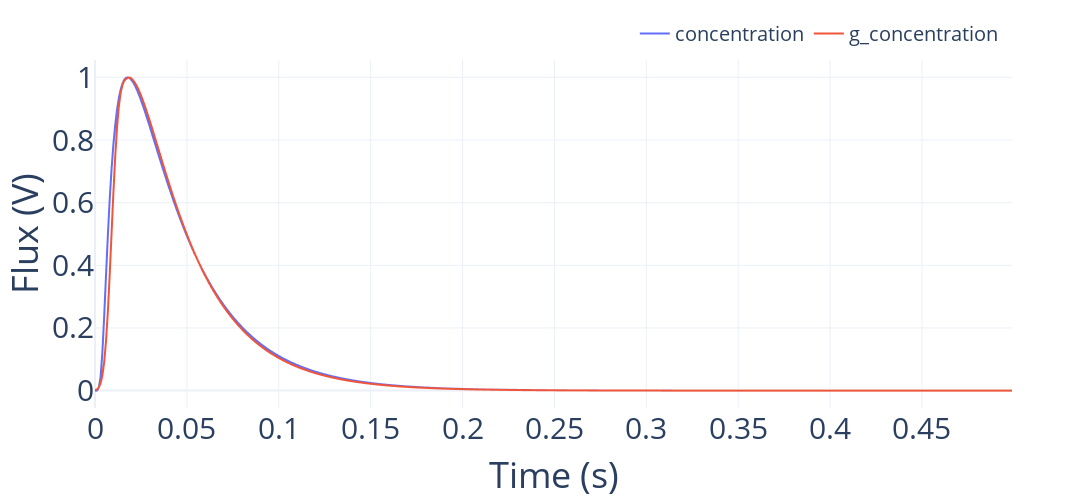

Notebook code for this chart:
### Code cell
con_df = pd.DataFrame()
con_df['concentration'] = concentration / np.max(concentration)
con_df['g_concentration'] = test_concentraiton / np.max(test_concentraiton)
test = smooth_early(con_df['g_concentration'].values, times)
tapsap.plot_tap(times, con_df, legend=True)

### Figure 1 — Plotly figure (JSON) as saved in the notebook; plotly's stock layout.template omitted (floating-point values rounded to 4 significant figures; data arrays with more than 128 entries replaced by an {"elided": "..."} marker saying what was removed)
{"data": [{"hovertemplate": "colors=concentration<br>x=%{x}<br>y=%{y}<extra></extra>", "legendgroup": "concentration", "line": {"color": "#636efa", "dash": "solid"}, "mode": "lines", "name": "concentration", "showlegend": true, "type": "scattergl", "x": {"elided": "509 float values"}, "xaxis": "x", "y": {"elided": "509 float values"}, "yaxis": "y"}, {"hovertemplate": "colors=g_concentration<br>x=%{x}<br>y=%{y}<extra></extra>", "legendgroup": "g_concentration", "line": {"color": "#EF553B", "dash": "solid"}, "mode": "lines", "name": "g_concentration", "showlegend": true, "type": "scattergl", "x": {"elided": "509 float values"}, "xaxis": "x", "y": {"elided": "509 float values"}, "yaxis": "y"}], "layout": {"font": {"size": 30}, "height": 500, "legend": {"font": {"size": 20}, "orientation": "h", "title": {"text": ""}, "tracegroupgap": 0, "x": 0.99, "xanchor": "right", "y": 1.02, "yanchor": "bottom"}, "margin": {"t": 60}, "showlegend": true, "width": 1500, "xaxis": {"anchor": "y", "domain": [0, 1], "title": {"text": "Time (s)"}}, "yaxis": {"anchor": "x", "domain": [0, 1], "title": {"text": "Flux (V)"}}}}
